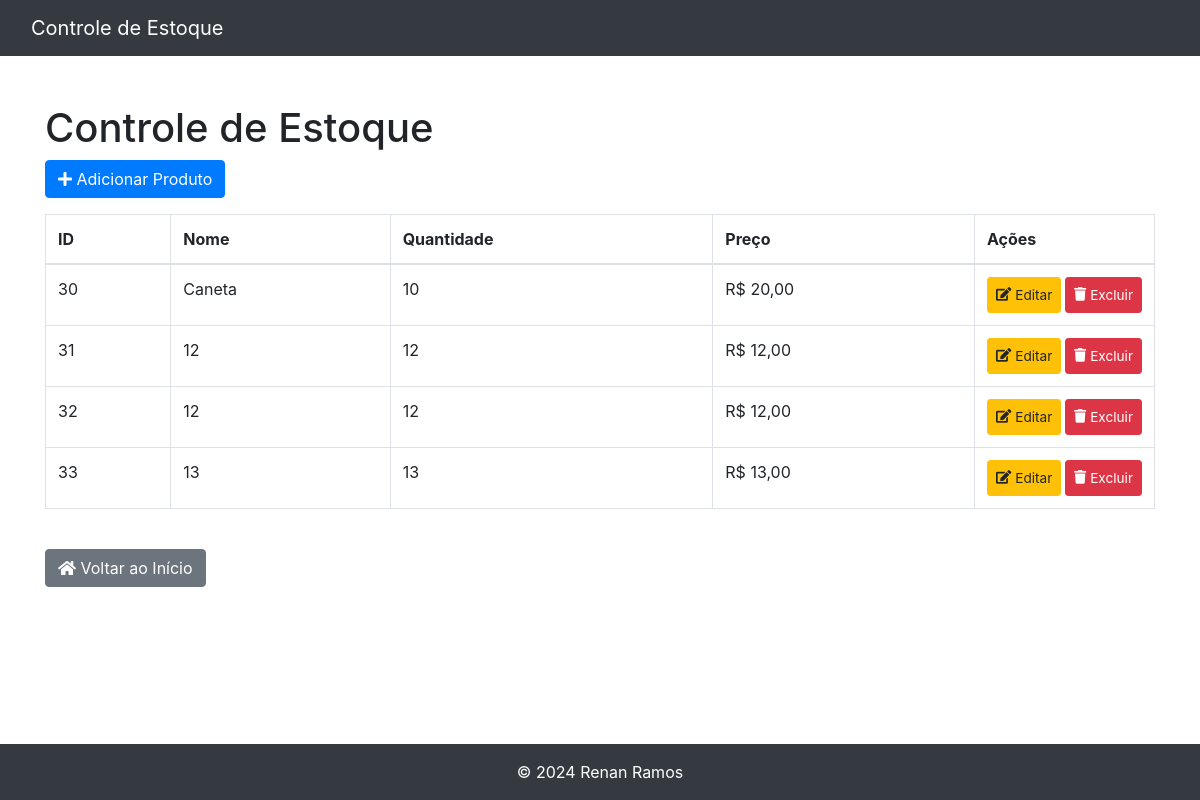
/estoque.php, run on the app's committed database.
### tables this page shows
CREATE TABLE `produtos` (
  `id` int(11) NOT NULL,
  `nome` varchar(255) NOT NULL,
  `quantidade` int(11) NOT NULL,
  `preco` decimal(10,2) NOT NULL
);

### estoque.php (the view, shortened to what this page needs)
<?php
include 'conexao.php';
$sql = "SELECT * FROM produtos";
$result = $conn->query($sql);
?>
<!DOCTYPE html>
<html lang="pt-BR">
<head>
    <link rel="stylesheet" href="https://stackpath.bootstrapcdn.com/bootstrap/4.5.2/css/bootstrap.min.css">
    <link rel="stylesheet" href="https://cdnjs.cloudflare.com/ajax/libs/font-awesome/5.15.4/css/all.min.css">
    <link rel="stylesheet" href="css/estoque.css">
</head>
<body class="d-flex flex-column min-vh-100">
    <nav class="navbar navbar-expand-lg navbar-dark bg-dark fixed-top">
        <div class="container-fluid">
            <a class="navbar-brand" href="index.php">Controle de Estoque</a>
        </div>
    </nav>
    <div class="container mt-5">
        <h1>Controle de Estoque</h1>
        <button class="btn btn-primary mb-3" data-toggle="modal" data-target="#modalAdd" title="Cadastrar Novo Produto">
            <i class="fas fa-plus"></i> Adicionar Produto
        </button>
        <table class="table table-bordered">
            <thead>
                <tr>
                    <th>ID</th>
                    <th>Nome</th>
                    <th>Quantidade</th>
                    <th>Preço</th>
                    <th class="col-actions">Ações</th>
                </tr>
            </thead>
            <tbody>
                <?php while ($row = $result->fetch_assoc()): ?>
                    <tr>
                        <td><?php echo htmlspecialchars($row['id']); ?></td>
                        <td><?php echo htmlspecialchars($row['nome']); ?></td>
                        <td><?php echo htmlspecialchars($row['quantidade']); ?></td>
                        <td>R$ <?php echo number_format($row['preco'], 2, ',', '.'); ?></td>
                        <td class="col-actions">
                            <div class="d-flex align-items-center">
                                <button class="btn btn-warning btn-sm button-custom-height mr-1" onclick="editProduct(<?php echo $row['id']; ?>)" title="Editar">
                                    <i class="fas fa-edit mr-1"></i> Editar
                                </button>
                                <a href="estoque.php?action=delete&id=<?php echo $row['id']; ?>" class="btn btn-danger btn-sm button-custom-height" title="Excluir" onclick="return confirm('Tem certeza que deseja remover este produto?')">
                                    <i class="fas fa-trash mr-1"></i> Excluir
                                </a>
                            </div>
                        </td>
                    </tr>
                <?php endwhile; ?>
            </tbody>
        </table>
        <a href="index.php" class="btn btn-secondary mt-4">
            <i class="fas fa-home"></i> Voltar ao Início
        </a>
    </div>
    <footer class="footer mt-auto bg-dark text-white text-center py-3">
        &copy; 2024 Renan Ramos
    </footer>
</body>
</html>

### css/estoque.css (style rules this page uses)
body { padding-top: 56px; display: flex; flex-direction: column; min-height: 100vh; margin: 0; }
.container { padding-bottom: 60px; }
.footer { background-color: #343a40; color: white; text-align: center; padding: 10px; margin-top: auto; width: 100%; }
.table .col-actions { width: 120px; }
.table .btn { padding: 4px 8px; font-size: 0.85rem; }
.navbar { position: fixed; top: 0; width: 100%; z-index: 1030; }
.nav-link img, .btn i { transition: transform 0.3s ease, box-shadow 0.3s ease; }
.button-custom-height { height: 36px; line-height: 1.5; padding: 4px 8px; display: inline-flex; align-items: center; }
.button-custom-height i { margin-right: 4px; }

### estoque.php (style rules this page uses)
.table .col-actions { width: 150px; }
.table .btn { padding: 4px 8px; font-size: 0.85rem; }

### data on the page
produtos: id "30", nome "Caneta", quantidade "10", preco "20,00"
produtos: id "31", nome "12", quantidade "12", preco "12,00"
produtos: id "32", nome "12", quantidade "12", preco "12,00"
produtos: id "33", nome "13", quantidade "13", preco "13,00"
